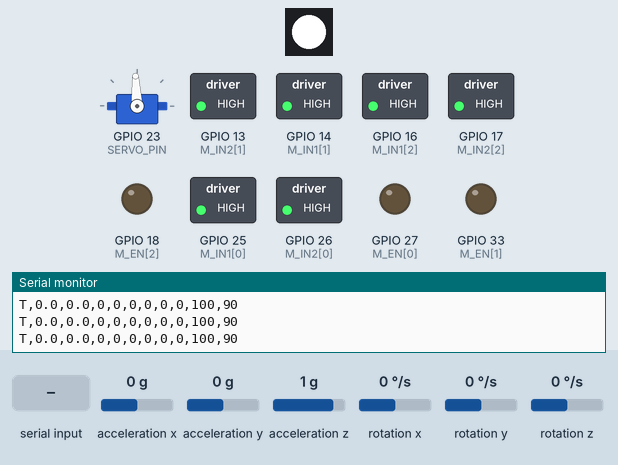
Bench run of a sketch on a simulated ESP32. Parts: 1 RGB LEDs in strip order, left to right, servo, switched loads named in the sketch (green lamp = pin HIGH), output pins drawn as LEDs (lit = HIGH), the last lines printed to the serial monitor. Wiring (inferred from the names in the program): MPU-6050 motion sensor at I2C address 0x68. Inputs (shaded band) come from the test bench; at power-on: acceleration x 0 g, acceleration y 0 g, acceleration z 1 g, rotation x 0 °/s, rotation y 0 °/s, rotation z 0 °/s. Servo pulses on a pin are drawn as a servo (544–2400 µs = 0–180°).

Above: at 2.5 s.
2.6 s: "L\n" received over Serial
At 3.6 s:
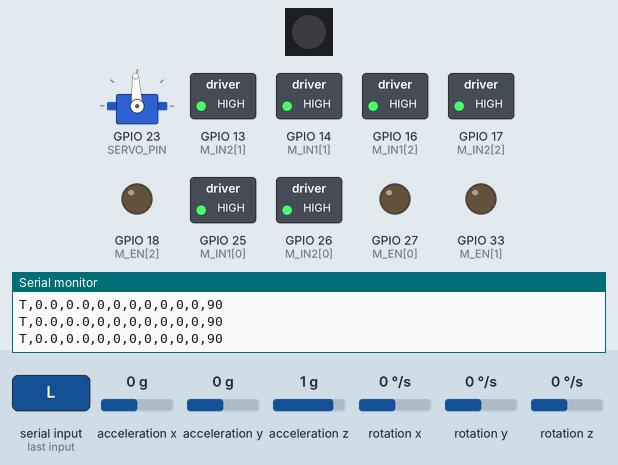
4.1 s: "B90\n" received over Serial
At 4.9 s:
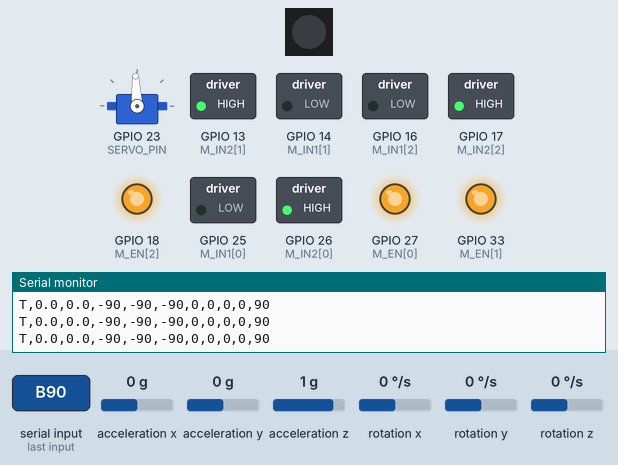
6.6 s: "V\n" received over Serial
At 8.0 s:
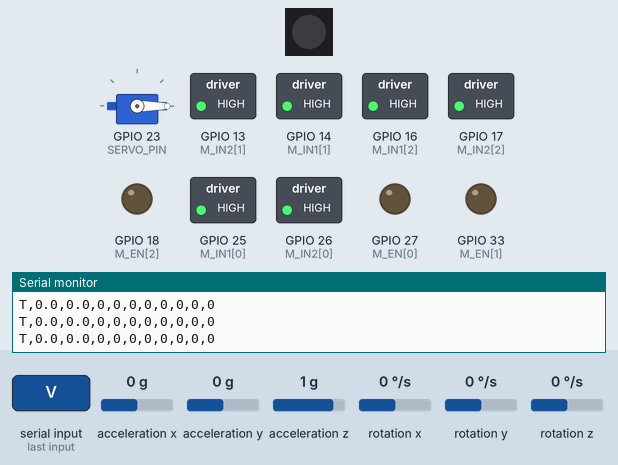
Timing chart, 0 to 9.6 s (numbered marks = the images above; inputs shaded):
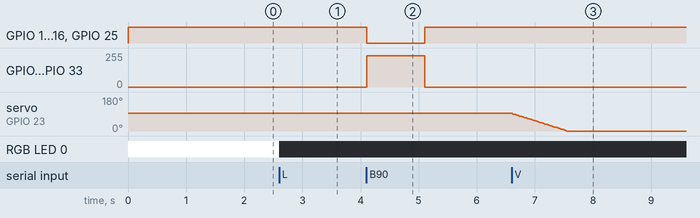

Measured:
- after the input at 2.6 s, RGB LED 0: RGB(255, 255, 255) → off at once
- after the input at 4.1 s, GPIO 14 (M_IN1[1]), GPIO 16 (M_IN1[2]), GPIO 25 (M_IN1[0]): HIGH → LOW at once, → HIGH 1.0 s later; GPIO 18 (M_EN[2]), GPIO 27 (M_EN[0]), GPIO 33 (M_EN[1]): 0/255 → 236/255 at once, → 0/255 1.0 s later
- after the input at 6.6 s, servo on GPIO 23 (SERVO_PIN): moves from 93° to 0° over 0.94 s, starting at once

The sketch:

pipe_robot_esp32.ino
```cpp
/*
  ============================================================
   PIPE INSPECTION ROBOT  -  ESP32 FIRMWARE
  ============================================================
   Controls : 3 DC drive motors (2 drivers), addressable LED, tendon-steering
              servo (bends the TPU linkage left/right), MPU6050 IMU
   Talks to : Raspberry Pi over USB serial (115200 baud)
   Board    : "ESP32 Dev Module"  (ESP32 board package v3.x)
   Libraries: Adafruit NeoPixel (install once), Wire (built in)

   COMMANDS (one per line, sent by the Pi)
   ---------------------------------------
   P                  ping                   -> replies "OK"
   F 60               forward at 60 %
   B 60               backward at 60 %
   S                  stop (brake)
   M 50 50 -20        set each motor separately (-100..100 %)
   L 80               light brightness 0..100 %
   D 40               bend the tendon linkage: -100 (full right) .. 0 (straight)
                      .. +100 (full left). Servo moves smoothly (slew-limited).
   V 90               raw servo angle 0..180 deg (only for calibration!)
   Z                  zero the IMU (take current pose as level)
   K S 1.0 6.0 0.0    set SPEED PID gains  (kp ki kd)
   G                  print current settings

   TELEMETRY (sent 20 times/second)
   --------------------------------
   T,roll,pitch,cmd1,cmd2,cmd3,rpm1,rpm2,rpm3,light,servo_deg
   (angles in degrees, cmd = motor output -100..100 %)

   SAFETY: motors stop if no command arrives for 1 second.
           The bend is kept (so the robot does not snap straight inside an elbow).
  ============================================================
*/

#include <Wire.h>
#include <math.h>
#include <Adafruit_NeoPixel.h>   // Library: "Adafruit NeoPixel"

// ================== 1. SETTINGS YOU MAY CHANGE ==================

// ---- Motor driver pins (L298N or TB6612: IN1, IN2, EN/PWM) ----
// Driver A -> Motor 1 and Motor 2 ;  Driver B -> Motor 3
const int M_IN1[3] = {25, 14, 16};
const int M_IN2[3] = {26, 13, 17};
const int M_EN [3] = {27, 33, 18};      // PWM speed pins
const bool M_REVERSE[3] = {false, false, false};  // flip if a motor spins the wrong way

const int LIGHT_PIN = 19;   // -> 330 ohm -> LED DI (addressable WS2812-type LED)
const int LED_COUNT = 1;    // number of LEDs on the strip / ring (change to match yours)
const int LIGHT_ON_BOOT = 100;  // % brightness at power-up (100 = full white)
const int SERVO_PIN = 23;

// ---- Tendon steering servo (calibrate these!) ----
const int   SERVO_CENTER_DEG  = 90;    // servo angle where the TPU linkage is STRAIGHT
const int   SERVO_MAX_BEND_DEG = 60;   // servo travel from centre for FULL bend (protects tendon + TPU)
const bool  SERVO_INVERT      = false; // true if "left" (D +) bends the robot to the right
const float SERVO_SLEW_DEG_S  = 90.0;  // max servo speed in deg/s - gentle on the tendon
const int SDA_PIN   = 21;
const int SCL_PIN   = 22;

// ---- PWM ----
const int PWM_FREQ = 1000;  // 1 kHz suits L298N. Use 20000 for TB6612.
const int PWM_BITS = 10;    // 0..1023
const int PWM_MAX  = (1 << PWM_BITS) - 1;
const int MIN_PWM_PCT = 25; // below this the motors usually only hum (dead zone). Tune it.

// ---- Encoders (set USE_ENCODERS to 1 only if your motors have them) ----
#define USE_ENCODERS 0
const int   ENC_PIN[3] = {34, 35, 39};  // input-only pins: encoder board must have pull-ups
const float ENC_CPR    = 700.0;         // pulses per OUTPUT shaft turn (check motor datasheet)
const float MAX_RPM    = 100.0;         // motor rated speed after gearbox; 100 % = this

// ---- PID starting gains (change live with the K command) ----
float SPD_KP = 1.0, SPD_KI = 6.0, SPD_KD = 0.0;   // speed loop  (error in %, output in %)
const float SLOPE_FF = 40.0;   // extra % per unit sin(pitch) to climb slopes (0 = off)

// ---- Timing ----
const unsigned long CONTROL_US   = 10000;  // control loop 100 Hz
const unsigned long TELEMETRY_MS = 50;     // telemetry 20 Hz
const unsigned long WATCHDOG_MS  = 1000;   // stop motors if Pi goes silent

// ================== 2. SMALL PID HELPER ==================
struct PID {
  float kp, ki, kd;
  float integ = 0, prevMeas = 0;
  float outMin, outMax;
  bool  first = true;

  void reset() { integ = 0; first = true; }

  // derivative on measurement -> no "kick" when the target jumps
  float update(float target, float meas, float dt) {
    float err = target - meas;
    float dMeas = first ? 0 : (meas - prevMeas) / dt;
    first = false;
    prevMeas = meas;
    float pTerm = kp * err;
    float dTerm = -kd * dMeas;
    float newInteg = integ + ki * err * dt;
    float out = pTerm + newInteg + dTerm;
    // anti-windup: only keep integrating when not saturated
    if (out > outMax)      { out = outMax; }
    else if (out < outMin) { out = outMin; }
    else                   { integ = newInteg; }
    return out;
  }
};

PID speedPid[3];

// ================== 3. STATE ==================
float target[3]   = {0, 0, 0};   // what the Pi asked for (-100..100 %)
float motorCmd[3] = {0, 0, 0};   // what we actually send (-100..100 %)
float rpm[3]      = {0, 0, 0};
int   lightPct = 0;
float servoNow    = SERVO_CENTER_DEG;   // where the servo is now (deg)
float servoTarget = SERVO_CENTER_DEG;   // where it is going (deg)
int   bendPct = 0;                      // -100 right .. +100 left

float roll = 0, pitch = 0;               // degrees, after zeroing
float rollZero = 0, pitchZero = 0;
float gyroBiasX = 0, gyroBiasY = 0;
bool  imuOk = false;

unsigned long lastCmdMs = 0;
unsigned long lastCtrlUs = 0;
unsigned long lastTelMs = 0;
String rxLine = "";

#if USE_ENCODERS
volatile long encCount[3] = {0, 0, 0};
void IRAM_ATTR enc0() { encCount[0]++; }
void IRAM_ATTR enc1() { encCount[1]++; }
void IRAM_ATTR enc2() { encCount[2]++; }
long lastCount[3] = {0, 0, 0};
#endif

// ================== 4. MOTORS, LIGHT, SERVO ==================
void setMotor(int i, float pct) {
  pct = constrain(pct, -100, 100);
  motorCmd[i] = pct;
  float p = M_REVERSE[i] ? -pct : pct;

  if (fabs(p) < 1.0) {                 // stop = brake
    digitalWrite(M_IN1[i], HIGH);
    digitalWrite(M_IN2[i], HIGH);
    ledcWrite(M_EN[i], 0);
    return;
  }
  // map 1..100 % onto MIN_PWM_PCT..100 % so small commands still move
  float mag = MIN_PWM_PCT + (100.0 - MIN_PWM_PCT) * fabs(p) / 100.0;
  digitalWrite(M_IN1[i], p > 0 ? HIGH : LOW);
  digitalWrite(M_IN2[i], p > 0 ? LOW : HIGH);
  ledcWrite(M_EN[i], (int)(mag / 100.0 * PWM_MAX));
}

void stopAll() {
  for (int i = 0; i < 3; i++) {
    target[i] = 0;
    speedPid[i].reset();
    setMotor(i, 0);
  }
}

Adafruit_NeoPixel leds(LED_COUNT, LIGHT_PIN, NEO_GRB + NEO_KHZ800);

void setLight(int pct) {
  lightPct = constrain(pct, 0, 100);
  uint8_t v = lightPct * 255 / 100;          // white = R, G, B all equal
  leds.fill(leds.Color(v, v, v));
  leds.show();
}

// servo: 50 Hz, 14-bit -> 16383 counts per 20 ms
void writeServo(float deg) {
  deg = constrain(deg, 0, 180);
  int us = 500 + (int)(deg / 180.0 * 2000.0);
  ledcWrite(SERVO_PIN, (uint32_t)us * 16383UL / 20000UL);
}

// tendon bend: -100 (full right) .. +100 (full left)
void setBend(int pct) {
  bendPct = constrain(pct, -100, 100);
  float dir = SERVO_INVERT ? -1.0 : 1.0;
  servoTarget = SERVO_CENTER_DEG + dir * bendPct * SERVO_MAX_BEND_DEG / 100.0;
}

// move the servo towards its target, no faster than SERVO_SLEW_DEG_S
void servoStep(float dt) {
  float step = SERVO_SLEW_DEG_S * dt;
  float diff = servoTarget - servoNow;
  if (fabs(diff) < 0.05) return;
  servoNow += constrain(diff, -step, step);
  writeServo(servoNow);
}

// ================== 5. IMU (MPU6050, no library) ==================
const uint8_t MPU = 0x68;

bool imuBegin() {
  Wire.begin(SDA_PIN, SCL_PIN);
  Wire.beginTransmission(MPU);
  Wire.write(0x6B); Wire.write(0x00);          // wake up
  if (Wire.endTransmission() != 0) return false;
  Wire.beginTransmission(MPU);
  Wire.write(0x1A); Wire.write(0x03);          // 44 Hz low-pass filter
  Wire.endTransmission();
  return true;
}

bool imuRead(float &ax, float &ay, float &az, float &gx, float &gy) {
  Wire.beginTransmission(MPU);
  Wire.write(0x3B);
  if (Wire.endTransmission(false) != 0) return false;
  if (Wire.requestFrom(MPU, (uint8_t)14) != 14) return false;
  int16_t raw[7];
  for (int i = 0; i < 7; i++) raw[i] = (Wire.read() << 8) | Wire.read();
  ax = raw[0] / 16384.0;  ay = raw[1] / 16384.0;  az = raw[2] / 16384.0;  // g
  gx = raw[4] / 131.0;    gy = raw[5] / 131.0;                             // deg/s
  return true;
}

void imuCalibrateGyro() {               // keep the robot still for ~1 s at power-up
  float sx = 0, sy = 0, ax, ay, az, gx, gy;
  int n = 0;
  for (int i = 0; i < 200; i++) {
    if (imuRead(ax, ay, az, gx, gy)) { sx += gx; sy += gy; n++; }
    delay(5);
  }
  if (n) { gyroBiasX = sx / n; gyroBiasY = sy / n; }
}

// complementary filter: gyro for fast changes, accelerometer for long-term truth
float rawRoll = 0, rawPitch = 0;
void imuUpdate(float dt) {
  float ax, ay, az, gx, gy;
  if (!imuRead(ax, ay, az, gx, gy)) return;
  float accRoll  = atan2(ay, az) * 180.0 / PI;
  float accPitch = atan2(-ax, sqrt(ay * ay + az * az)) * 180.0 / PI;
  const float A = 0.98;
  rawRoll  = A * (rawRoll  + (gx - gyroBiasX) * dt) + (1 - A) * accRoll;
  rawPitch = A * (rawPitch + (gy - gyroBiasY) * dt) + (1 - A) * accPitch;
  roll  = rawRoll  - rollZero;
  pitch = rawPitch - pitchZero;
}

// ================== 6. ENCODERS ==================
void encoderUpdate(float dt) {
#if USE_ENCODERS
  for (int i = 0; i < 3; i++) {
    noInterrupts();
    long c = encCount[i];
    interrupts();
    float turns = (c - lastCount[i]) / ENC_CPR;
    lastCount[i] = c;
    float r = turns / dt * 60.0;
    if (motorCmd[i] < 0) r = -r;             // single channel -> sign from command
    rpm[i] = 0.7 * rpm[i] + 0.3 * r;         // light smoothing
  }
#endif
}

// ================== 7. CONTROL LOOP (100 Hz) ==================
void controlStep(float dt) {
  if (imuOk) imuUpdate(dt);
  encoderUpdate(dt);

  bool moving = fabs(target[0]) + fabs(target[1]) + fabs(target[2]) > 0.5;

  // (a) tendon steering servo - smooth move towards the requested bend
  servoStep(dt);

  // (b) slope feed-forward: gravity pulls back by ~sin(pitch)
  float slope = moving ? SLOPE_FF * sin(pitch * PI / 180.0) : 0;

  // (c) speed loop for each motor (all 3 push along the pipe axis)
  for (int i = 0; i < 3; i++) {
    if (!moving) { setMotor(i, 0); continue; }
    float want = target[i];
#if USE_ENCODERS
    float measPct = rpm[i] / MAX_RPM * 100.0;
    // feed-forward (want) + PID correction
    float corr = speedPid[i].update(want, measPct, dt);
    setMotor(i, want + slope + corr);
#else
    setMotor(i, want + slope);         // no encoders -> open loop
#endif
  }
}

// ================== 8. COMMAND PARSER ==================
void printSettings() {
  Serial.printf("# speed PID kp=%.3f ki=%.3f kd=%.3f\n", SPD_KP, SPD_KI, SPD_KD);
  Serial.printf("# bend=%d%% servo=%.0f deg (centre %d, max bend +-%d, invert %d)\n",
                bendPct, servoNow, SERVO_CENTER_DEG, SERVO_MAX_BEND_DEG, SERVO_INVERT);
  Serial.printf("# encoders=%d imu=%d light=%d\n", USE_ENCODERS, imuOk, lightPct);
}

void applyGains() {
  for (int i = 0; i < 3; i++) {
    speedPid[i].kp = SPD_KP; speedPid[i].ki = SPD_KI; speedPid[i].kd = SPD_KD;
    speedPid[i].outMin = -50; speedPid[i].outMax = 50;
    speedPid[i].reset();
  }
}

void handleCommand(String line) {
  line.trim();
  if (line.length() == 0) return;
  lastCmdMs = millis();
  char c = toupper(line.charAt(0));
  String args = line.substring(1);
  args.trim();

  float a = 0, b = 0, d = 0;
  switch (c) {
    case 'P': Serial.println("OK"); break;
    case 'F': a = args.toFloat(); for (int i = 0; i < 3; i++) target[i] =  constrain(a, 0, 100); break;
    case 'B': a = args.toFloat(); for (int i = 0; i < 3; i++) target[i] = -constrain(a, 0, 100); break;
    case 'S': stopAll(); break;
    case 'M':
      if (sscanf(args.c_str(), "%f %f %f", &a, &b, &d) == 3) {
        target[0] = constrain(a, -100, 100);
        target[1] = constrain(b, -100, 100);
        target[2] = constrain(d, -100, 100);
      }
      break;
    case 'L': setLight(args.toInt()); break;
    case 'D': setBend(args.toInt()); break;
    case 'V':                                      // raw angle, for calibration only
      servoTarget = constrain(args.toInt(), 0, 180);
      bendPct = 0;
      break;
    case 'R': Serial.println("# roll modes removed (servo is now tendon steering)"); break;
    case 'Z': rollZero = rawRoll; pitchZero = rawPitch; Serial.println("# IMU zeroed"); break;
    case 'G': printSettings(); break;
    case 'K': {
      char which; float kp, ki, kd;
      if (sscanf(args.c_str(), "%c %f %f %f", &which, &kp, &ki, &kd) == 4) {
        which = toupper(which);
        if (which == 'S') { SPD_KP = kp; SPD_KI = ki; SPD_KD = kd; }
        applyGains();
        printSettings();
      }
      break;
    }
    default: Serial.println("# unknown command");
  }
}

void readSerial() {
  while (Serial.available()) {
    char ch = Serial.read();
    if (ch == '\n' || ch == '\r') {
      if (rxLine.length()) handleCommand(rxLine);
      rxLine = "";
    } else if (rxLine.length() < 60) {
      rxLine += ch;
    }
  }
}

void sendTelemetry() {
  Serial.printf("T,%.1f,%.1f,%.0f,%.0f,%.0f,%.0f,%.0f,%.0f,%d,%d\n",
                roll, pitch, motorCmd[0], motorCmd[1], motorCmd[2],
                rpm[0], rpm[1], rpm[2], lightPct, (int)servoNow);
}

// ================== 9. SETUP & LOOP ==================
void setup() {
  Serial.begin(115200);

  for (int i = 0; i < 3; i++) {
    pinMode(M_IN1[i], OUTPUT);
    pinMode(M_IN2[i], OUTPUT);
    ledcAttach(M_EN[i], PWM_FREQ, PWM_BITS);
  }
  leds.begin();
  ledcAttach(SERVO_PIN, 50, 14);

#if USE_ENCODERS
  for (int i = 0; i < 3; i++) pinMode(ENC_PIN[i], INPUT);
  attachInterrupt(digitalPinToInterrupt(ENC_PIN[0]), enc0, RISING);
  attachInterrupt(digitalPinToInterrupt(ENC_PIN[1]), enc1, RISING);
  attachInterrupt(digitalPinToInterrupt(ENC_PIN[2]), enc2, RISING);
#endif

  applyGains();
  stopAll();
  setLight(LIGHT_ON_BOOT);
  writeServo(servoNow);                  // start straight (SERVO_CENTER_DEG)

  imuOk = imuBegin();
  if (imuOk) imuCalibrateGyro();

  Serial.println(imuOk ? "# READY (IMU ok)" : "# READY (IMU NOT FOUND - check wiring)");
  lastCmdMs = millis();
  lastCtrlUs = micros();
}

void loop() {
  readSerial();

  // safety watchdog
  if (millis() - lastCmdMs > WATCHDOG_MS) {
    bool anyMoving = target[0] != 0 || target[1] != 0 || target[2] != 0;
    if (anyMoving) { stopAll(); Serial.println("# watchdog stop"); }
  }

  unsigned long now = micros();
  if (now - lastCtrlUs >= CONTROL_US) {
    float dt = (now - lastCtrlUs) / 1e6;
    lastCtrlUs = now;
    controlStep(dt);
  }

  if (millis() - lastTelMs >= TELEMETRY_MS) {
    lastTelMs = millis();
    sendTelemetry();
  }
}
```
